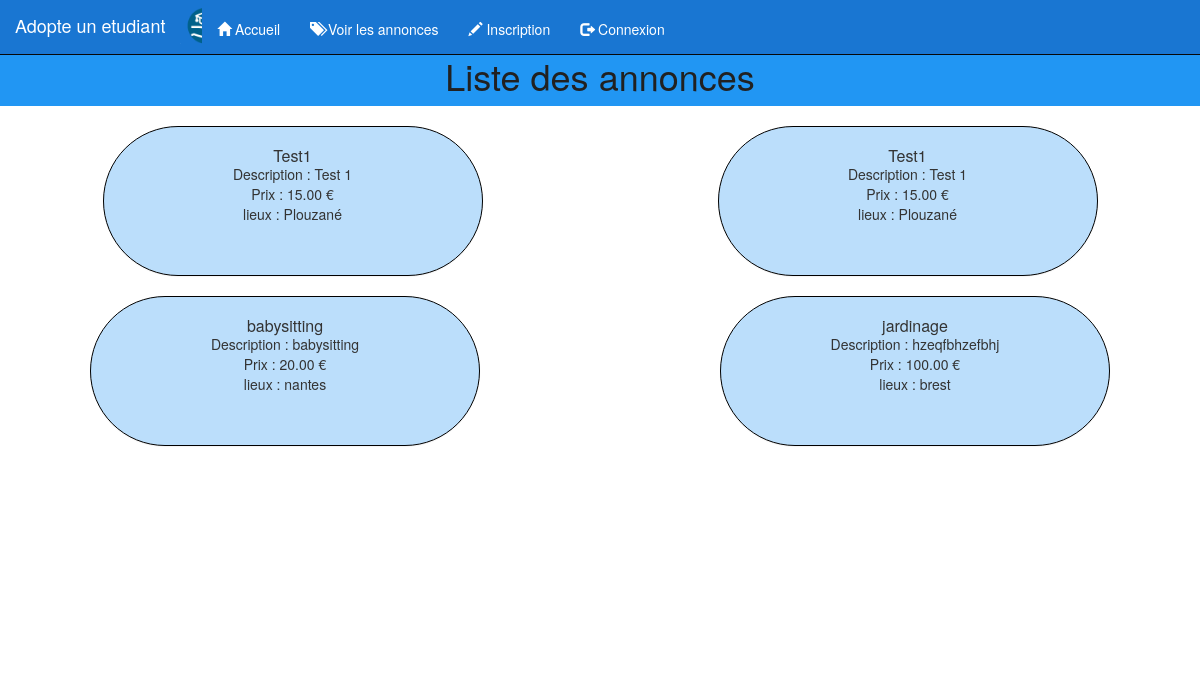
The page /annonces/ on the database as committed earlier.
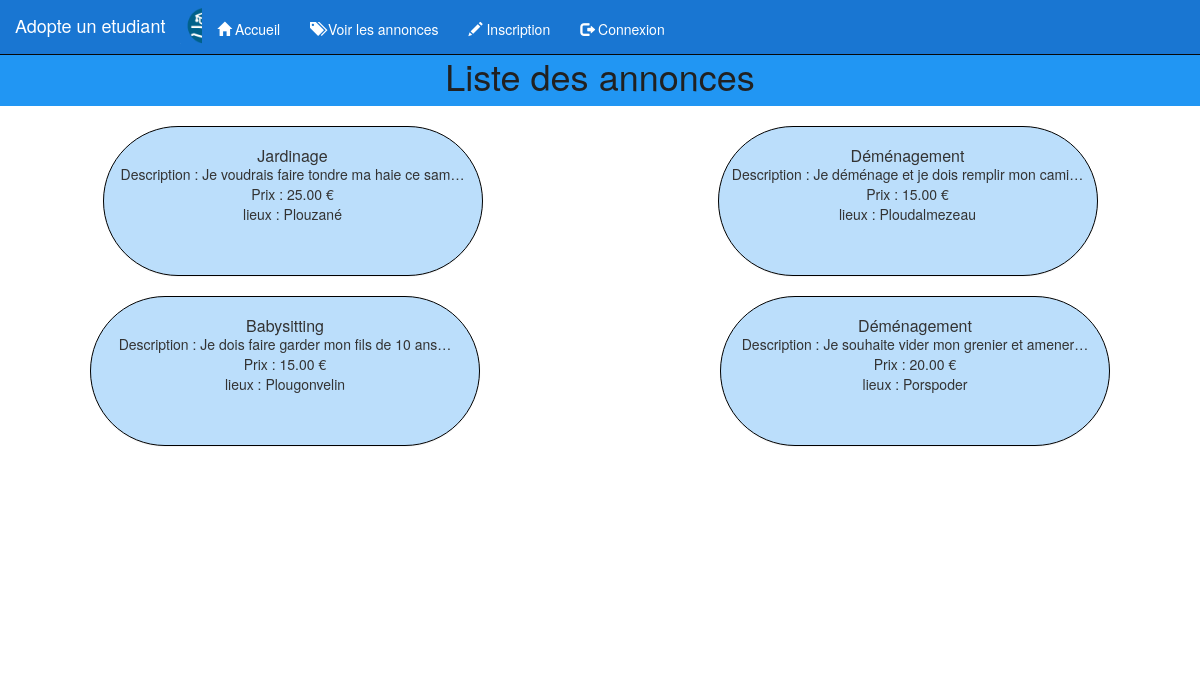
The same page on the database as committed later.
### profils/models.py (models this page shows, shortened)
class Annonce (models.Model):
	titre = models.CharField(max_length=200)
	annonce = models.TextField(null=False)
	date = models.DateTimeField(auto_now_add=True, auto_now=False, verbose_name = "Date de dépôt")
	prix = models.DecimalField(max_digits=5,decimal_places=2)
	annonceur = models.CharField(max_length=100)
	etudiant = models.CharField(max_length=100, blank=True) # blank permet de rendre ce champs optionnel
	lieux = models.CharField(max_length=50)
	distance_max = models.IntegerField()
	numero = models.IntegerField()
	etat = models.CharField(max_length=10)
	postulant = models.CharField(max_length=100, null=True)
	message_postulant = models.TextField(max_length=1000,null=True)

### profils/views.py (the view)
# urls.py: url(r'^annonces/$',views.list_annonces),
def list_annonces(request):
    annonces = Annonce.objects.filter(etat="a_faire")
    nb_q_annonce = len(annonces) // 2
    nb_r_annonce = 0
    nb_annonce = []
    for annonce in annonces :
        nb_annonce.append(nb_r_annonce)
        nb_r_annonce= nb_r_annonce+1
    nb_r_annonce = len(annonces) % 2
    return render(request,'profils/list_annonces.html',locals())

### profils/templates/profils/list_annonces.html (shortened to what this page needs)
<!DOCTYPE html>
<html lang="fr">
<head>
    {% load static %}
    <link rel="stylesheet" href="{% static 'style.css' %}" >
    <link rel="stylesheet" href="{% static 'css/bootstrap.css' %}">
</head>
<body>
<nav class="navbar navbar-inverse navbar-fixed-top" style= "background-color: #1976D2">
  <div class="container-fluid" >
    <div id="navbar" style="display: inline-block;">
    </div>
    <div class="navbar-header" >
      <a class="navbar-brand" href="/" style="color :#FFFFFF">Adopte un etudiant</a>
    </div>
    <div id="navbar" class="collapse navbar-collapse" >
    <ul class="nav navbar-nav" style=" margin : -4% 0 0 16%" >
        <li class="active" ><a href="/" style="background-color: #1976D2"><span class="glyphicon glyphicon-home"></span> Accueil</a></li>
        <li><a href="/annonces" style="color:#FFFFFF"><span class="glyphicon glyphicon-tags"></span> Voir les annonces</a></li>
        {% if request.user.is_authenticated%}
	        <li><a href="/proposer_annonce" style="color:#FFFFFF"><span class="glyphicon glyphicon-cloud-upload"></span> Proposer une annonce</a></li>
	        <li><a href="/voir_annonces_perso/a_faire" style="color:#FFFFFF"><span class="glyphicon glyphicon-eye-open"></span> Voir vos annonces</a></li>
	        <li><a href="/profil" style="color:#FFFFFF"><span class="glyphicon glyphicon-user"></span> Profil</a></li>
	    {% else %}
	    	<li><a href="/inscription" style="color:#FFFFFF"><span class="glyphicon glyphicon-pencil"></span> Inscription</a></li>
		    <li><a href="/connexion" style="color:#FFFFFF"><span class="glyphicon glyphicon-log-out"></span>  Connexion</a></li>
	    {% endif %}
    </ul>
    </div>
  </div>
</nav>
<div class="row" style="margin:3% 0 0 0">
	<div class="row" style="background-color: #2196F3; text-align: center;">
		<div class="col-lg-4 col-lg-offset-4">
			<h1 style="color:#212121">Liste des annonces</h1>
		</div>
	</div>
	<br>
	{% for annonce in annonces %}
		<br{% cycle 1 0 as col %}/>
			{% if col %}
				<div class="row" style ="min-height:500px">
					<div class="col-lg-4 col-md-4 col-md-offset-1 col-lg-offset-1">
						<div class="panel panel-default" style="height: 150px; text-align: center; border-radius: 100px; border-color:#000000; background-color: #BBDEFB">
							<br/>
							<h2 class="panel-title" style="border-radius: 50px;">{{ annonce.titre }}</h2>
							Description : {{annonce.annonce|truncatechars:40 }} <br/>
							Prix : {{ annonce.prix }} € <br/>
							lieux : {{ annonce.lieux }} <br/>
						</div>
					</div>
			{% else %}
				<div class="col-lg-4 col-md-4 col-md-offset-2 col-lg-offset-2">
					<div class="panel panel-default" style="height:150px;text-align: center; border-radius: 100px; border-color:#000000; background-color: #BBDEFB">
						<br/>
						<h2 class="panel-title" style="border-radius: 50px;">{{ annonce.titre }}</h2>
						Description : {{annonce.annonce|truncatechars:40 }} <br/>
						Prix : {{ annonce.prix }} € <br/>
						lieux : {{ annonce.lieux }} <br/>
						<br/>
					</div>
				</div>
			{% endif %}
	{% endfor %}
		</div>
</div>
</body>
</html>

Rows that differ between the two databases and show on the page:
removed Annonce: titre "Test1", annonce "Test 1", prix "15.00", lieux "Plouzané"
removed Annonce: titre "Test1", annonce "Test 1", prix "15.00", lieux "Plouzané"
removed Annonce: titre "babysitting", annonce "babysitting", prix "20.00", lieux "nantes"
removed Annonce: titre "jardinage", annonce "hzeqfbhzefbhj", prix "100.00", lieux "brest"
added Annonce: titre "Jardinage", annonce "Je voudrais faire tondre ma haie ce sam…", prix "25.00", lieux "Plouzané"
added Annonce: titre "Déménagement", annonce "Je déménage et je dois remplir mon cami…", prix "15.00", lieux "Ploudalmezeau"
added Annonce: titre "Babysitting", annonce "Je dois faire garder mon fils de 10 ans…", prix "15.00", lieux "Plougonvelin"
added Annonce: titre "Déménagement", annonce "Je souhaite vider mon grenier et amener…", prix "20.00", lieux "Porspoder"
